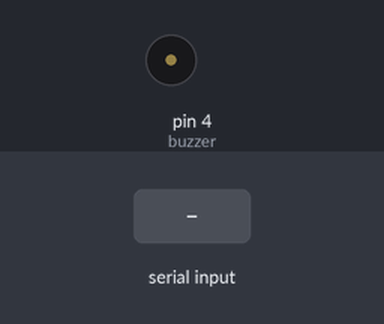
Simulated run of this sketch. Board: Arduino Uno, built with avr-gcc and run on an emulated ATmega328P. Parts: buzzer (waves = sounding). The test bench sets the inputs (shaded band).

Above: at 1.2 s.
1.3 s: "c" received over Serial
At 1.7 s:
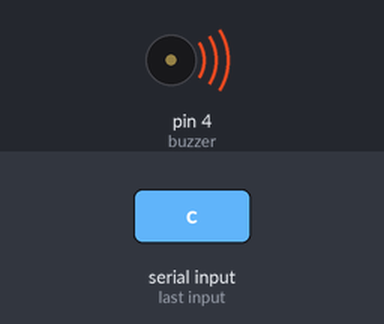
Timing chart, 0 to 4.3 s (numbered marks = the images above; inputs shaded):
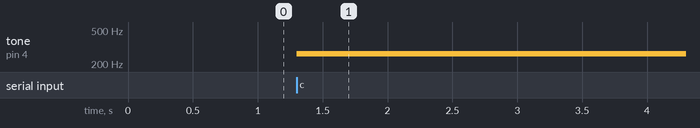

The sketch:

Piano_com_teclado_pc.ino
```cpp
// Piano com o teclado do pc
int recebido = 0;
int buzzer = 4;

void setup() {
  Serial.begin(9600);
  pinMode(buzzer, OUTPUT);

}

void loop() {
  int C = 262, D = 294, E = 330, F = 349, G = 392, A = 440, B = 523;
  int P = 0;

  if (Serial.available() > 0) recebido = Serial.read();

  switch (recebido) {
    case 'c': {
      tocaNota(C);
      break;
    }
    case 'd': {
      tocaNota(D);
      break;
    }
    case 'e': {
      tocaNota(E);
      break;
    }
    case 'f': {
      tocaNota(F);
      break;
    }
    case 'g': {
      tocaNota(G);
      break;
    }
    case 'a': {
      tocaNota(A);
      break;
    }
    case 'b': {
      tocaNota(B);
      break;
    }
  }

}


void tocaNota(int nota) {
  tone(buzzer, nota);
  delay(500);
  noTone(buzzer);
}
```

Measured:
- after the input at 1.3 s, tone on pin 4 (buzzer): silent → 262 Hz at once
